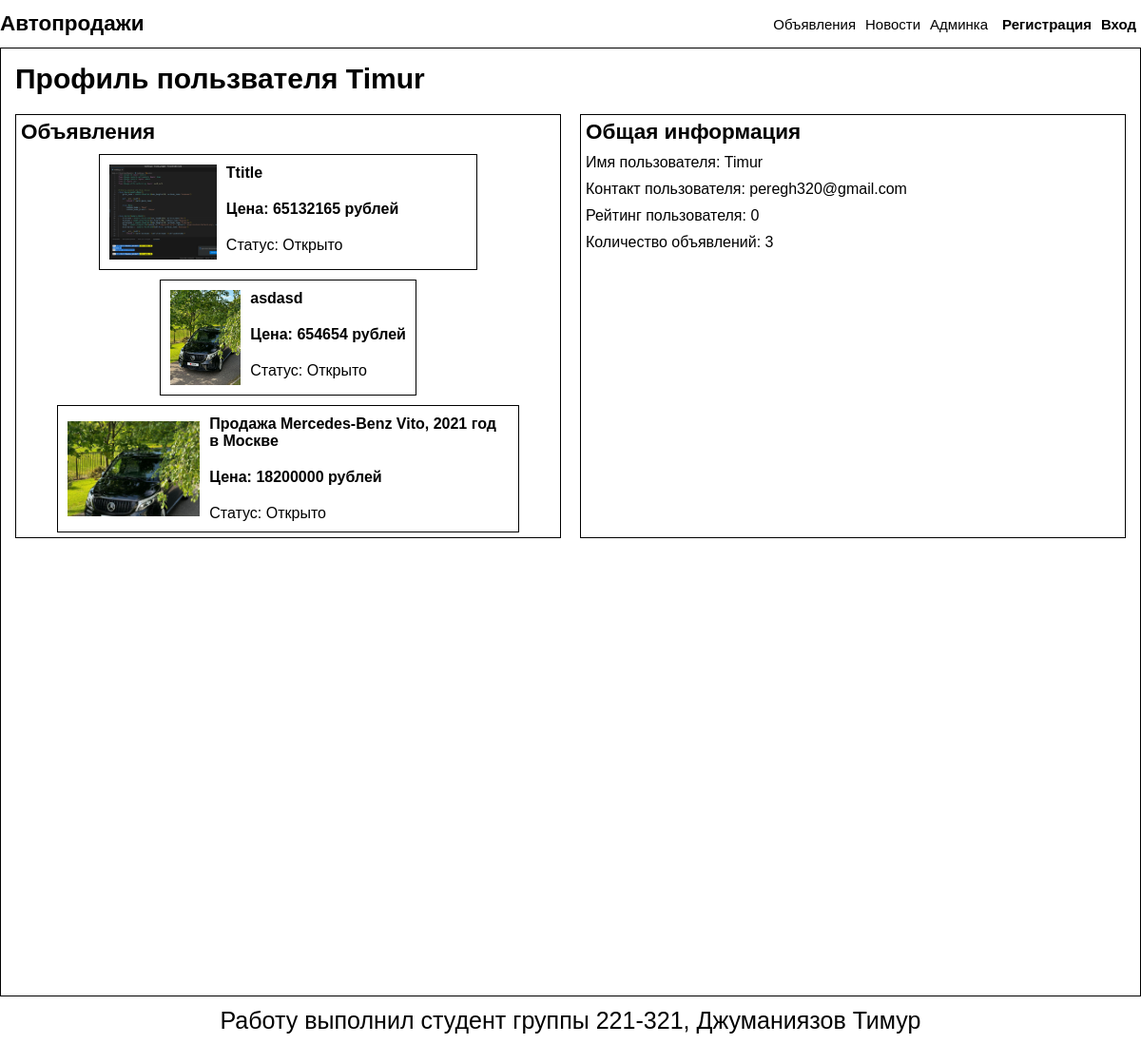
The page /author_profile/1 on the database as committed earlier.
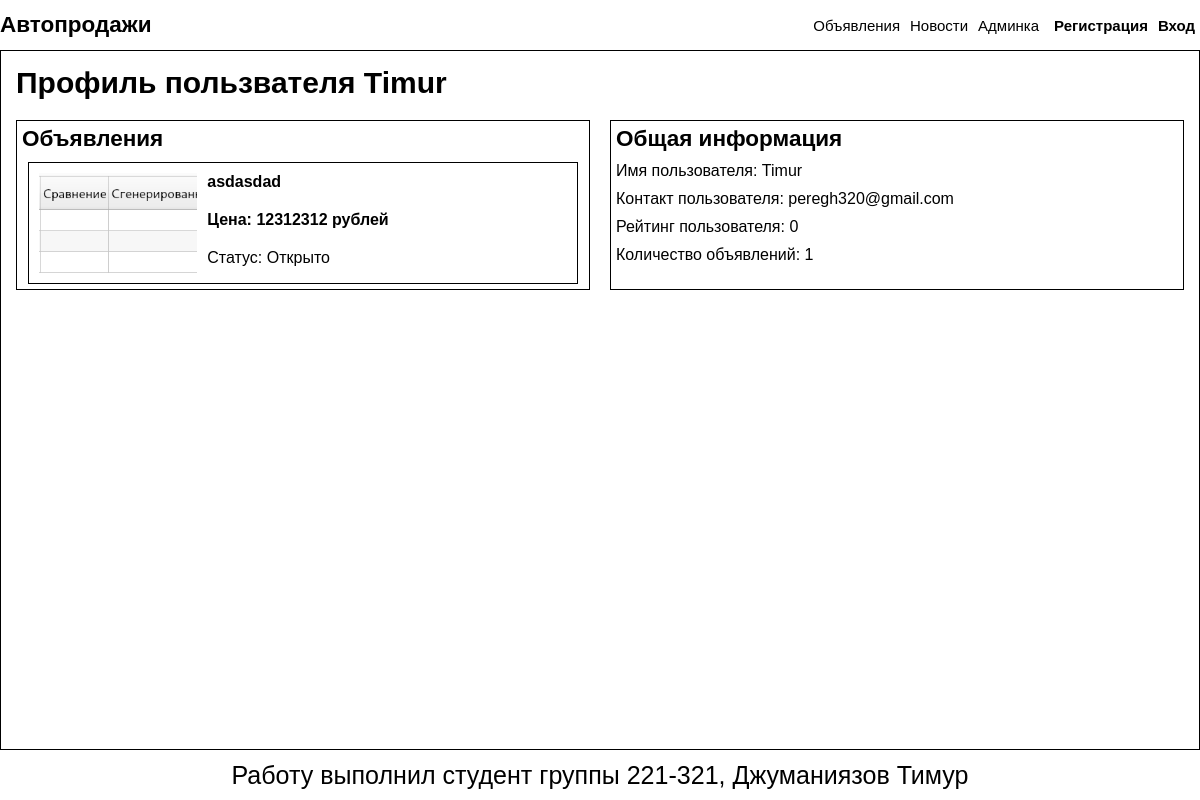
The same page on the database as committed later.
### mainApp/models.py (models this page shows, shortened)
class Advertisement(models.Model):
    author = models.ForeignKey(User, on_delete=models.CASCADE, verbose_name='Автор')
    image = models.ImageField(upload_to='images/advertisements/%Y/%m/%d', verbose_name='Изображение')
    title = models.CharField(max_length=200, verbose_name="Заголовок")
    text = models.TextField(verbose_name='Описание')
    price = models.IntegerField(verbose_name='Цена')
    is_close = models.BooleanField(default=False, verbose_name='Закрыто')
    created_at = models.DateField(null=True, auto_now_add=True, verbose_name='Дата написания')
    class Meta:
        verbose_name = "Объявление"
        verbose_name_plural = "Объявления"

### mainApp/views.py (the view, shortened to what this page needs)
# urls.py: path('author_profile/<int:user_id>', show_author_profile, name='author_profile'),
def show_author_profile(request, user_id:int):
    user = request.user
    author = get_object_or_404(User, pk=user_id)
    advertisements = list(Advertisement.objects.filter(author_id=user_id))[::-1]
    messages = []
    author_rating = 0 + sum([record.value for record in Rating.objects.filter(evaluated_id=author.id)])
    was_evaluated = ''
    context = {'author': author,
               'advertisements': advertisements,
               'messages': messages,
               'author_rating': author_rating}
    return render(request, 'author_profile.html', context)

### mainApp/templates/author_profile.html (shortened to what this page needs)
{% extends "base.html" %}
{% block content %}
    {% load static %}
    <h1>Профиль пользвателя {{ author }}</h1>
    <div class="profile-container">
        <div class="advertisements wrapper">
            <h2>Объявления</h2>
            <div class="list wrapper" style="align-items: center;">
                {% if advertisements %}
                {% for record in advertisements %}
                <a href="{% url 'mainApp:one_advertisement' record.id %}" class="advertisement">
                    <img class="" src="{% static record.image %}" alt="">
                    <div class="advertisement__desc">
                        <p class="advertisement__title common-text">{{ record.title }}</p>
                        <p class="advertisement__price common-text">Цена: {{ record.price }} рублей</p>
                        <p class="common-text">Статус: {% if not record.is_close %}Открыто{% else %}Закрыто{% endif %}</p>
                    </div>
                </a>
                {% endfor %}
                {% else %}
                <p class="common-text">Объявления не найдены</p>
                {% endif %}
            </div>
        </div>
        <div class="info wrapper">
            <h2>Общая информация</h2>
            <div class="list wrapper">
                <p class="common-text">Имя пользователя: {{ author }}</p>
                <p class="common-text">Контакт пользователя: {{ author.email }}</p>
                <p class="common-text">Рейтинг пользователя: <span class="rating-value">{{ author_rating }}</span></p>
                <p class="common-text">Количество объявлений: {{ advertisements|length}}</p>
            </div>
        </div>
    </div>
{% endblock content %}

Rows that differ between the two databases and show on the page:
removed Advertisement: image (picture), title "Ttitle", price "65132165", is_close "Открыто"
removed Advertisement: image (picture), title "asdasd", price "654654", is_close "Открыто"
removed Advertisement: image (picture), title "Продажа Mercedes-Benz Vito, 2021 год в Москве", price "18200000", is_close "Открыто"
added Advertisement: image (picture), title "asdasdad", price "12312312", is_close "Открыто"
Other text that changed with them:
{{ advertisements|length }}: "3" → "1"
